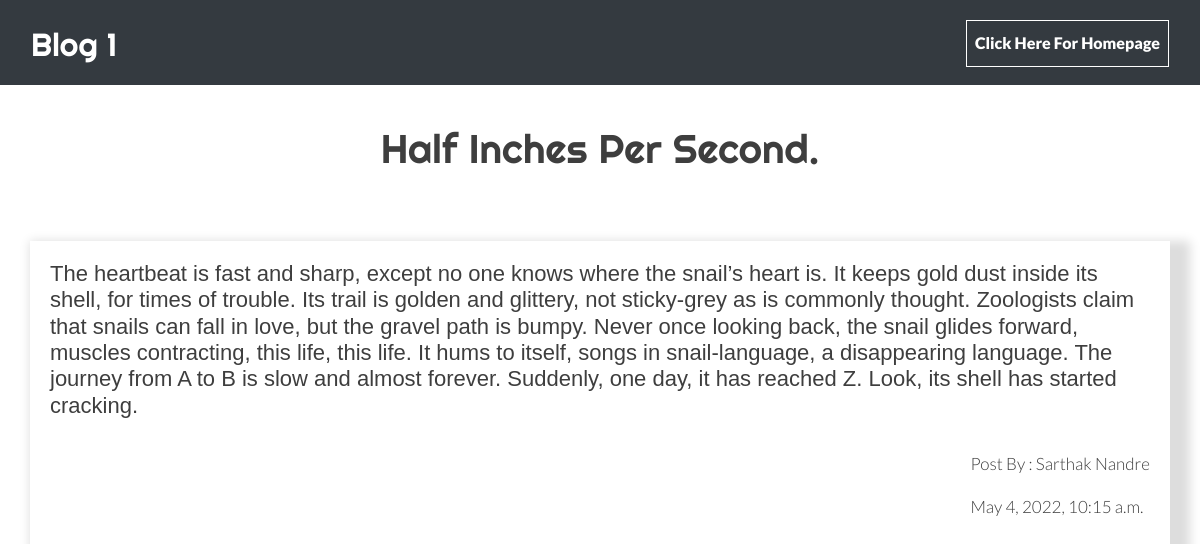
The page /posts/1 on the database as committed earlier.
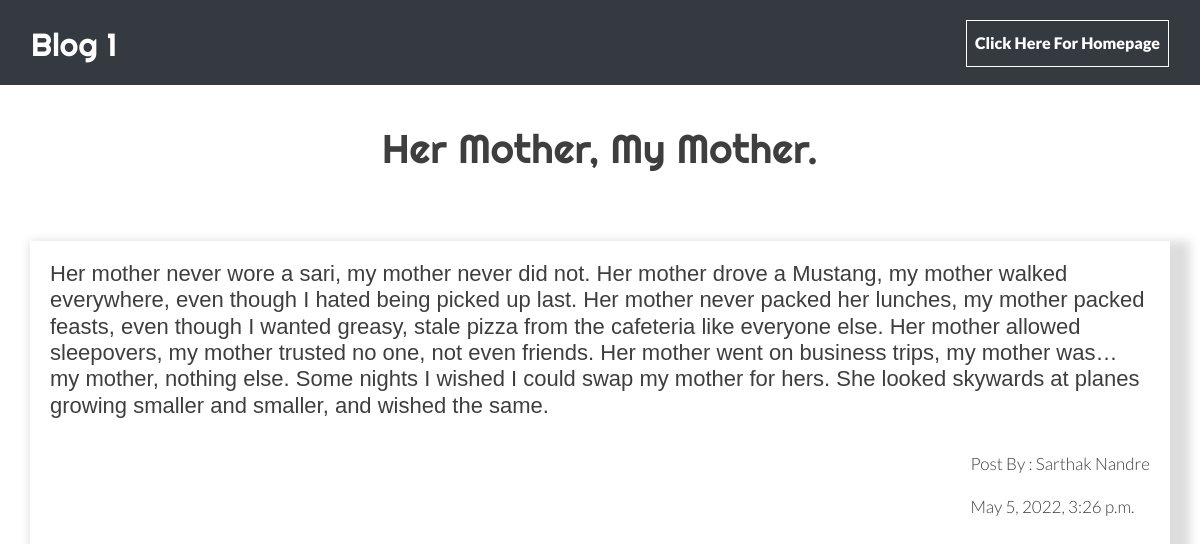
The same page on the database as committed later.
### posts/models.py (models this page shows)
class Posts(models.Model):
    title = models.CharField(max_length=100)
    content = models.CharField(max_length=1000)
    dt = models.DateTimeField(default=datetime.now, blank=True)

### posts/views.py (the view)
# urls.py: path('posts/<str:pk>', views.post, name='posts'),
def post(request, pk):
    posts = Posts.objects.get(id=pk)
    return render(request, 'posts.html', {'posts': posts})

### template/posts.html (shortened to what this page needs)
{% load static %}
<!DOCTYPE html>
   <head>
      <link rel="stylesheet" href="{% static 'css/bootstrap.min.css' %}">
      <link rel="stylesheet" href="{% static 'css/style.css' %}">
   </head>
   <body class="main-layout">
      <div class="navx">
         <nav class="navbar navbar-expand-lg navbar-dark  bg-dark">
            <div class="container-fluid">
            <h2>Blog {{posts.id}}</h2>
               <ul class="navbar-nav me-auto mb-2 mb-lg-0">
                  <li class="nav-li">
                     <a class="nav-link active" href="/">Click Here For Homepage</a>
                  </li>
               </ul>
            </div>
         </nav>
      </div>
      <div class="blog_main">
         <div class="container">
            <div class="row">
               <div class="col-md-12">
                  <div class="titlepage padd">
                     <h1>{{posts.title}}</h1>
                  </div>
               </div>
            </div>
            <div class="row">
                  <div class="our_text_box three_box">
                     <div class="post_box d_flex padding_top3">
                        <h5>{{posts.content}}</h5>
                        <br><br><br><br><hr>
                        <div class="post_box padding_bottom1">
                           <p class="flot_left1">Post By : Sarthak Nandre</p>
                           <p class="flot_left1">{{posts.dt}}</p>
                        </div>
                     </div>
                  </div>
            </div>
         </div>
      </div>
      <br>
      <br><br>
      <br>
   </body>
</html>

### static/css/style.css (style rules this page uses)
body { color: #3e3e3e; font-size: 14px; font-family: 'Lato', sans-serif; line-height: 1.80857; font-weight: normal; }
.navbar { color:white; padding-top: 20px; }
h1,h2,h3,h4,h6 { font-family: 'Righteous', cursive; }
h5 { font-family: Arial, Helvetica, sans-serif; font-size: 22px; }
ul,li,ol { margin: 0px; padding: 0px; list-style: none; }
a { text-decoration: none; color:#3e3e3e; }
.padd { padding-top: 10px; padding-bottom: 0px; }
p { margin: 0px; font-weight: 300; font-size: 17px; line-height: 28px; }
.nav-li { border: solid 1px white; font-size:16px; margin-bottom: 10px; font-weight: 800; }
.titlepage { text-align: center; padding-bottom: 60px; }
.d_flex { display: flex; align-items: center; flex-wrap: wrap; }
.three_box { padding: 20px 20px; box-shadow: #ddd 10px 10px 10px 10px; }
.three_box p { padding-bottom: 0px; padding-top: 15px; }
.blog_main { padding-top: 30px; }

Rows that differ between the two databases and show on the page:
changed Posts id 1: title "Half Inches Per Second." → "Her Mother, My Mother."; content "The heartbeat is fast and sharp, except no one knows where the snail’s heart is. It keeps gold dust inside its shell, for times of trouble. Its trail is golden and glittery, not sticky-grey as is commonly thought. Zoologists claim that snails can fall in love, but the gravel path is bumpy. Never once looking back, the snail glides forward, muscles contracting, this life, this life. It hums to itself, songs in snail-language, a disappearing language. The journey from A to B is slow and almost forever. Suddenly, one day, it has reached Z. Look, its shell has started cracking." → "Her mother never wore a sari, my mother never did not. Her mother drove a Mustang, my mother walked everywhere, even though I hated being picked up last. Her mother never packed her lunches, my mother packed feasts, even though I wanted greasy, stale pizza from the cafeteria like everyone else. Her mother allowed sleepovers, my mother trusted no one, not even friends. Her mother went on business trips, my mother was… my mother, nothing else. Some nights I wished I could swap my mother for hers. She looked skywards at planes growing smaller and smaller, and wished the same."; dt "May 4, 2022, 10:15 a.m." → "May 5, 2022, 3:26 p.m."
